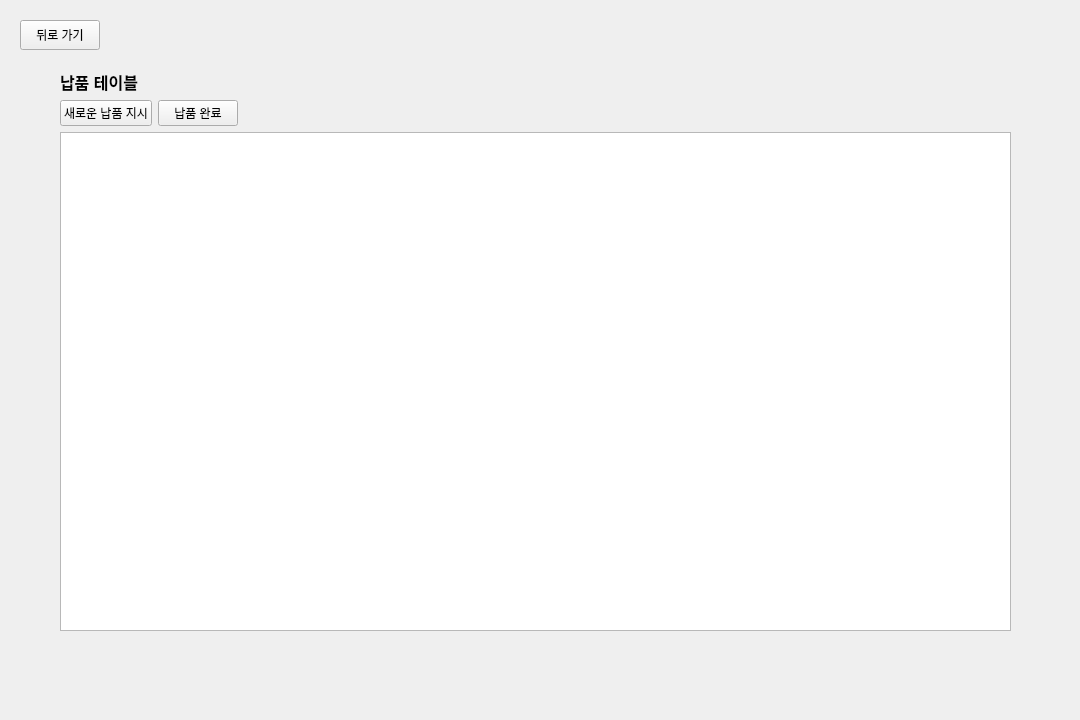
<?xml version="1.0" encoding="UTF-8"?>
<ui version="4.0">
 <class>DeliveryWidget</class>
 <widget class="QWidget" name="DeliveryWidget">
  <property name="geometry">
   <rect>
    <x>0</x>
    <y>0</y>
    <width>1080</width>
    <height>720</height>
   </rect>
  </property>
  <property name="windowTitle">
   <string>Form</string>
  </property>
  <widget class="QWidget" name="gridLayoutWidget">
   <property name="geometry">
    <rect>
     <x>60</x>
     <y>70</y>
     <width>951</width>
     <height>561</height>
    </rect>
   </property>
   <layout class="QGridLayout" name="gridLayout">
    <item row="0" column="0">
     <widget class="QLabel" name="title_label">
      <property name="font">
       <font>
        <pointsize>12</pointsize>
        <bold>true</bold>
       </font>
      </property>
      <property name="text">
       <string>납품 테이블</string>
      </property>
     </widget>
    </item>
    <item row="1" column="0">
     <layout class="QHBoxLayout" name="button_layout">
      <item>
       <widget class="QPushButton" name="create_delivery_button">
        <property name="text">
         <string>새로운 납품 지시</string>
        </property>
       </widget>
      </item>
      <item>
       <widget class="QPushButton" name="complete_delivery_button">
        <property name="text">
         <string>납품 완료</string>
        </property>
       </widget>
      </item>
      <item>
       <spacer name="horizontalSpacer">
        <property name="orientation">
         <enum>Qt::Orientation::Horizontal</enum>
        </property>
        <property name="sizeHint" stdset="0">
         <size>
          <width>0</width>
          <height>0</height>
         </size>
        </property>
       </spacer>
      </item>
     </layout>
    </item>
    <item row="2" column="0">
     <widget class="QTableWidget" name="delivery_table">
      <property name="editTriggers">
       <set>QAbstractItemView::EditTrigger::NoEditTriggers</set>
      </property>
      <property name="selectionMode">
       <enum>QAbstractItemView::SelectionMode::SingleSelection</enum>
      </property>
      <property name="selectionBehavior">
       <enum>QAbstractItemView::SelectionBehavior::SelectRows</enum>
      </property>
     </widget>
    </item>
   </layout>
  </widget>
  <widget class="QPushButton" name="Back_btn">
   <property name="geometry">
    <rect>
     <x>20</x>
     <y>20</y>
     <width>80</width>
     <height>30</height>
    </rect>
   </property>
   <property name="text">
    <string>뒤로 가기</string>
   </property>
  </widget>
 </widget>
 <resources/>
 <connections/>
</ui>
